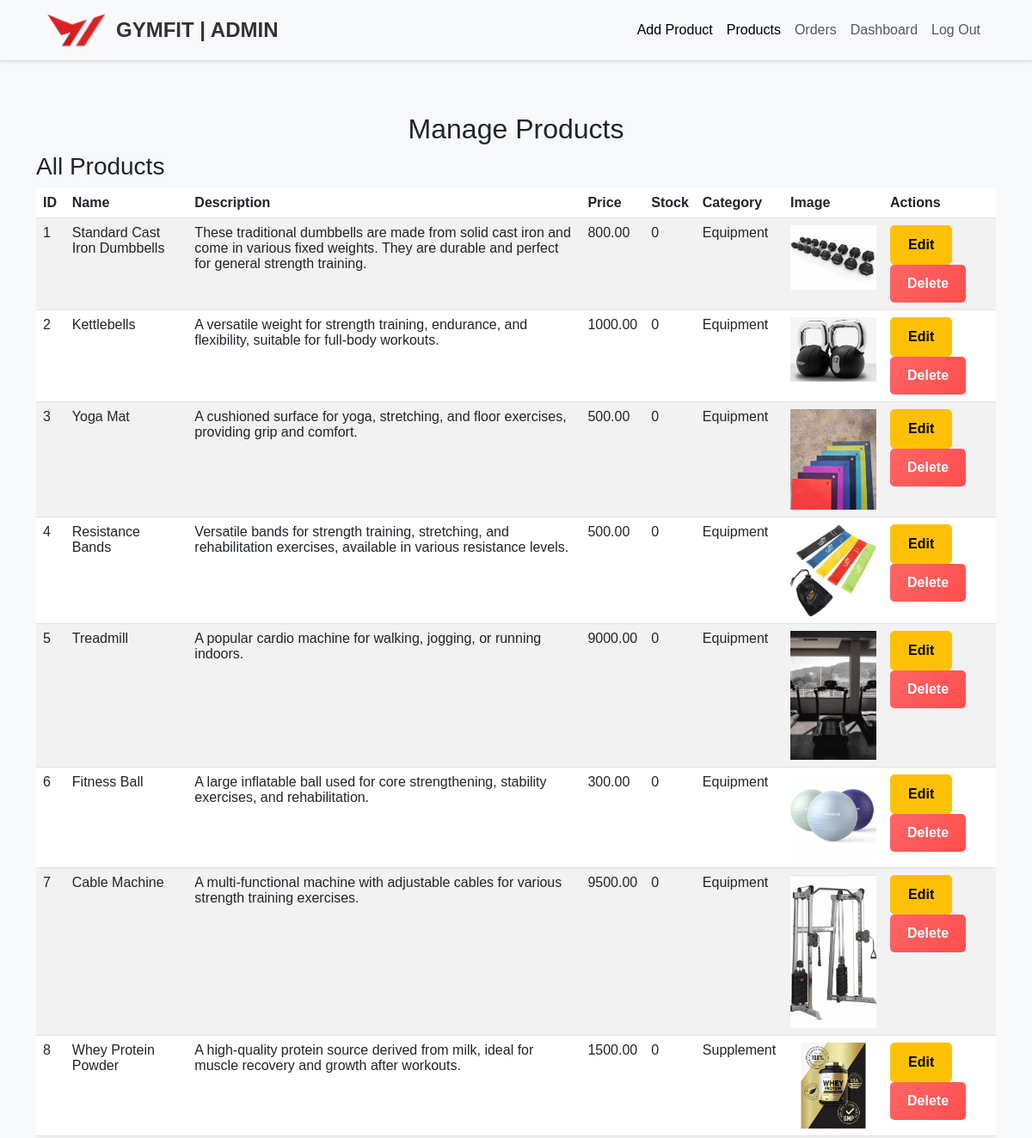
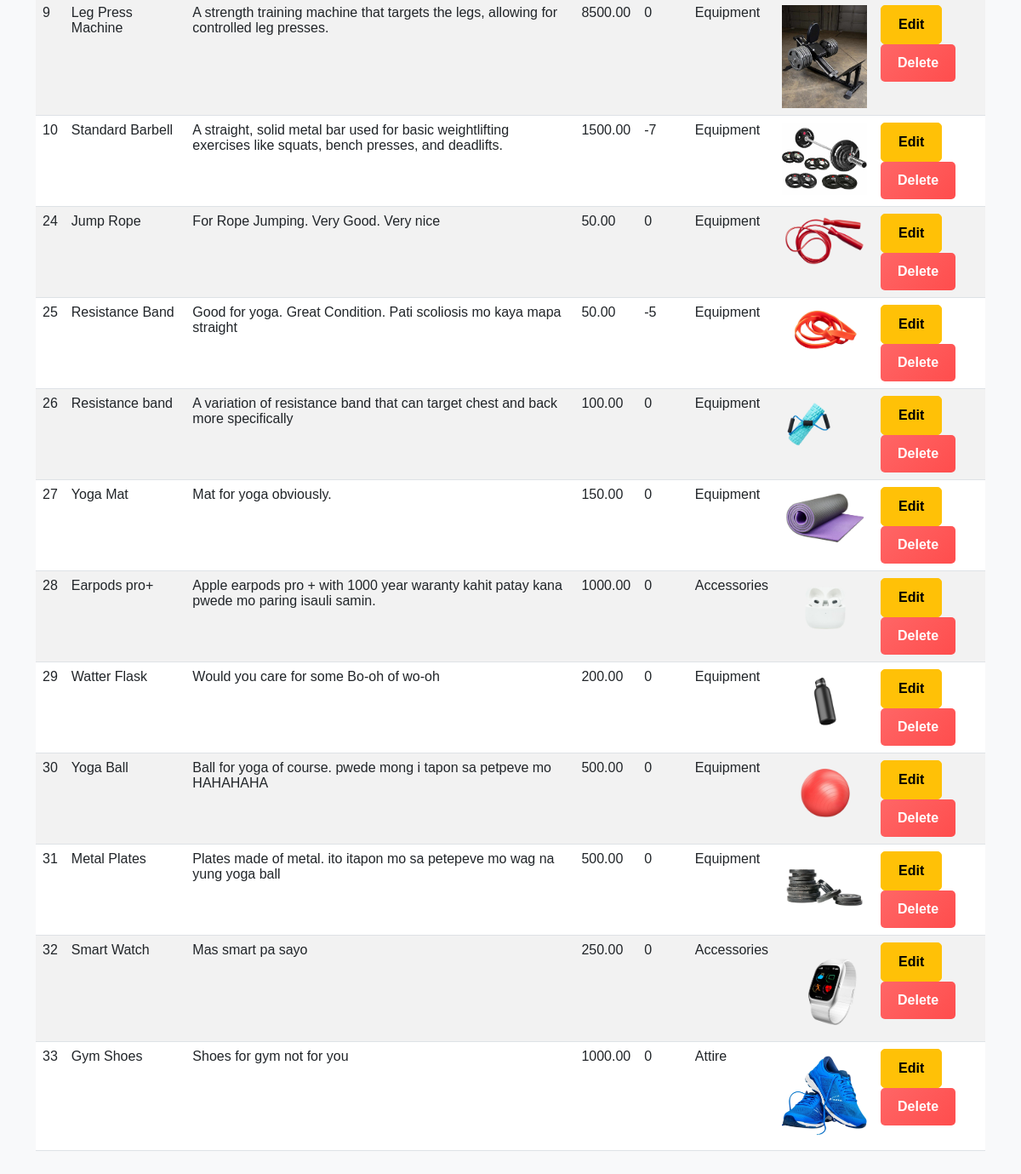
/GYMFIT-INTERFACE2/admin/admin_alterpage.php (signed in), run on the app's committed database (2 pictures, top to bottom).
### tables this page shows
CREATE TABLE `items` (
  `item_id` int(11) NOT NULL,
  `item_name` varchar(55) NOT NULL,
  `item_desc` varchar(255) NOT NULL,
  `item_price` decimal(6,2) NOT NULL,
  `product_image` varchar(255) NOT NULL,
  `time_added` timestamp NOT NULL DEFAULT current_timestamp() ON UPDATE current_timestamp(),
  `stock` int(11) NOT NULL,
  `category_id` int(11) NOT NULL
);

CREATE TABLE `category` (
  `category_id` int(11) NOT NULL,
  `category_title` varchar(100) NOT NULL
);

### GYMFIT-INTERFACE2/admin/admin_alterpage.php (the view, shortened to what this page needs)
<?php
include 'connection.php';
include 'admin_navbar.php';
$sql = "SELECT * FROM items";
$result = $conn->query($sql);
?>
<!DOCTYPE html>
<html lang="en">
<head>
    <link href="https://cdn.jsdelivr.net/npm/bootstrap@5.3.0/dist/css/bootstrap.min.css" rel="stylesheet">
    <link rel="stylesheet" href="../css/styles.css" />
</head>
<body>
<div class="container">
    <h2 class="text-center mt-5">Manage Products</h2>
    <div class="product-list">
        <h3>All Products</h3>
        <table class="table table-striped">
            <thead>
                <tr>
                    <th>ID</th>
                    <th>Name</th>
                    <th>Description</th>
                    <th>Price</th>
                    <th>Stock</th>
                    <th>Category</th>
                    <th>Image</th>
                    <th>Actions</th>
                </tr>
            </thead>
            <tbody>
                <?php
                if ($result->num_rows > 0) {
                    while ($row = $result->fetch_assoc()) {
                        echo "<tr>
                                <td>" . $row['item_id'] . "</td>
                                <td>" . $row['item_name'] . "</td>
                                <td>" . $row['item_desc'] . "</td>
                                <td>" . $row['item_price'] . "</td>
                                <td>" . $row['stock'] . "</td>
                                <td>" . getCategoryName($row['category_id'], $conn) . "</td>
                                <td><img src='" . $row['product_image'] . "' alt='Product Image' width='100'></td>
                                <td>
                                    <a href='#' data-bs-toggle='modal' data-bs-target='#editProductModal' data-id='" . $row['item_id'] . "' class='btn btn-warning btn-sm edit-product-btn'>Edit</a>
                                    <a href='?delete_id=" . $row['item_id'] . "' class='btn btn-danger btn-sm'>Delete</a>
                                </td>
                            </tr>";
                    }
                } else {
                    echo "<tr><td colspan='8'>No products found.</td></tr>";
                }
                ?>
            </tbody>
        </table>
    </div>
</div>
</body>
</html>
<?php
function getCategoryName($category_id, $conn) {
    $sql = "SELECT category_title FROM category WHERE category_id = $category_id";
    $result = $conn->query($sql);
    if ($result->num_rows > 0) {
        $row = $result->fetch_assoc();
        return $row['category_title'];
    }
    return 'Unknown';
}
?>

### GYMFIT-INTERFACE2/admin/admin_navbar.php (shortened to what this page needs)
<nav class="navbar navbar-expand-lg navbar-light bg-light shadow-sm sticky-top">
  <div class="container-fluid">
    <a class="navbar-brand d-flex align-items-center" href="#">
      <img src="../res_img/gymfit_logo.png" alt="GYMFIT Logo" class="logo-img me-2" />
      <h1 class="logo-text mb-0">GYMFIT | ADMIN</h1>
    </a>
    <div class="collapse navbar-collapse" id="navbarNav">
      <ul class="navbar-nav ms-auto">
        <li class="nav-item">
          <a class="nav-link active" href="admin_addpage.php">Add Product</a>
        </li>
        <li class="nav-item">
          <a class="nav-link active" href="admin_alterpage.php">Products</a>
        </li>
        <li class="nav-item">
          <a class="nav-link" href="#">Orders</a>
        </li>
        <li class="nav-item">
          <a class="nav-link" href="admin.php">Dashboard</a>
        </li>
        <li class="nav-item">
          <a class="nav-link" href="../sign-in_sign-up/logout.php">Log Out</a>
        </li>
      </ul>
    </div>
  </div>
</nav>

### GYMFIT-INTERFACE2/css/styles.css (style rules this page uses)
body, html, ul, li, h1, input { margin: 0; padding: 0; box-sizing: border-box; }
body { font-family: "Poppins", sans-serif; background-color: #f8f9fa; margin: 0; padding: 0; }
h1, h5 { font-weight: 600; color: #333; }
.navbar { display: flex; flex-direction: column; background-color: #fff; border-bottom: 1px solid #ddd; padding: 10px 40px; transition: background-color 0.3s ease; box-shadow: 0 2px 5px rgba(0, 0, 0, 0.1); position: sticky; top: 0; z-index: 1000; }
.logo-img { height: 40px; width: auto; opacity: 0; animation: fadeInIcon 0.6s forwards 0.2s; }
.logo-text { font-size: 24px; font-weight: bold; color: #333; opacity: 0; animation: fadeInText 0.6s forwards 0.4s; font-family: "Poppins", sans-serif; }
.navbar, .dropdown { position: relative; overflow: visible; z-index: 1000; }
.btn-danger { background: linear-gradient(135deg, #ff6666, #ff4d4d); border: none; transition: background 0.3s ease, transform 0.3s ease; }
.container { margin-top: 60px; margin-bottom: 50px; }
* { margin: 0; padding: 0; box-sizing: border-box; }
body { font-family: "Poppins", sans-serif; }
body { font-family: "Poppins", sans-serif; background-color: #f8f9fa; }
a { text-decoration: none; color: inherit; }
.btn { display: inline-block; text-align: center; text-decoration: none; border-radius: 5px; font-size: 1rem; padding: 10px 20px; transition: all 0.3s ease-in-out; font-family: "Poppins", sans-serif; font-weight: 600; }
.btn-danger { background-color: #dc3545; color: #fff; border: none; }
.text-center { text-align: center; }

### data on the page
items: item_id "1", item_name "Standard Cast Iron Dumbbells", item_desc "These traditional dumbbells are made from solid cast iron and come in various fixed weights. They are durable and perfect for general strength training.", item_price "800.00", stock "0", category.category_title "Equipment", shows a picture
items: item_id "2", item_name "Kettlebells", item_desc "A versatile weight for strength training, endurance, and flexibility, suitable for full-body workouts.", item_price "1000.00", stock "0", category.category_title "Equipment", product_image (picture)
items: item_id "3", item_name "Yoga Mat", item_desc "A cushioned surface for yoga, stretching, and floor exercises, providing grip and comfort.", item_price "500.00", stock "0", category.category_title "Equipment", product_image (picture)
items: item_id "4", item_name "Resistance Bands", item_desc "Versatile bands for strength training, stretching, and rehabilitation exercises, available in various resistance levels.", item_price "500.00", stock "0", category.category_title "Equipment", product_image (picture)
items: item_id "5", item_name "Treadmill", item_desc "A popular cardio machine for walking, jogging, or running indoors.", item_price "9000.00", stock "0", category.category_title "Equipment", product_image (picture)
items: item_id "6", item_name "Fitness Ball", item_desc "A large inflatable ball used for core strengthening, stability exercises, and rehabilitation.", item_price "300.00", stock "0", category.category_title "Equipment", product_image (picture)
items: item_id "7", item_name "Cable Machine", item_desc "A multi-functional machine with adjustable cables for various strength training exercises.", item_price "9500.00", stock "0", category.category_title "Equipment", product_image (picture)
items: item_id "8", item_name "Whey Protein Powder", item_desc "A high-quality protein source derived from milk, ideal for muscle recovery and growth after workouts.", item_price "1500.00", stock "0", category.category_title "Supplement", product_image (picture)
items: item_id "9", item_name "Leg Press Machine", item_desc "A strength training machine that targets the legs, allowing for controlled leg presses.", item_price "8500.00", stock "0", category.category_title "Equipment", product_image (picture)
items: item_id "10", item_name "Standard Barbell", item_desc "A straight, solid metal bar used for basic weightlifting exercises like squats, bench presses, and deadlifts.", item_price "1500.00", stock "-7", category.category_title "Equipment", product_image (picture)
items: item_id "24", item_name "Jump Rope", item_desc "For Rope Jumping. Very Good. Very nice", item_price "50.00", stock "0", category.category_title "Equipment", product_image (picture)
items: item_id "25", item_name "Resistance Band", item_desc "Good for yoga. Great Condition. Pati scoliosis mo kaya mapa straight", item_price "50.00", stock "-5", category.category_title "Equipment", product_image (picture)
items: item_id "26", item_name "Resistance band", item_desc "A variation of resistance band that can target chest and back more specifically", item_price "100.00", stock "0", category.category_title "Equipment", product_image (picture)
items: item_id "27", item_name "Yoga Mat", item_desc "Mat for yoga obviously.", item_price "150.00", stock "0", category.category_title "Equipment", product_image (picture)
items: item_id "28", item_name "Earpods pro+", item_desc "Apple earpods pro + with 1000 year waranty kahit patay kana pwede mo paring isauli samin.", item_price "1000.00", stock "0", category.category_title "Accessories", product_image (picture)
items: item_id "29", item_name "Watter Flask", item_desc "Would you care for some Bo-oh of wo-oh", item_price "200.00", stock "0", category.category_title "Equipment", product_image (picture)
items: item_id "30", item_name "Yoga Ball", item_desc "Ball for yoga of course. pwede mong i tapon sa petpeve mo HAHAHAHA", item_price "500.00", stock "0", category.category_title "Equipment", product_image (picture)
items: item_id "31", item_name "Metal Plates", item_desc "Plates made of metal. ito itapon mo sa petepeve mo wag na yung yoga ball", item_price "500.00", stock "0", category.category_title "Equipment", product_image (picture)
items: item_id "32", item_name "Smart Watch", item_desc "Mas smart pa sayo", item_price "250.00", stock "0", category.category_title "Accessories", product_image (picture)
items: item_id "33", item_name "Gym Shoes", item_desc "Shoes for gym not for you", item_price "1000.00", stock "0", category.category_title "Attire", product_image (picture)
